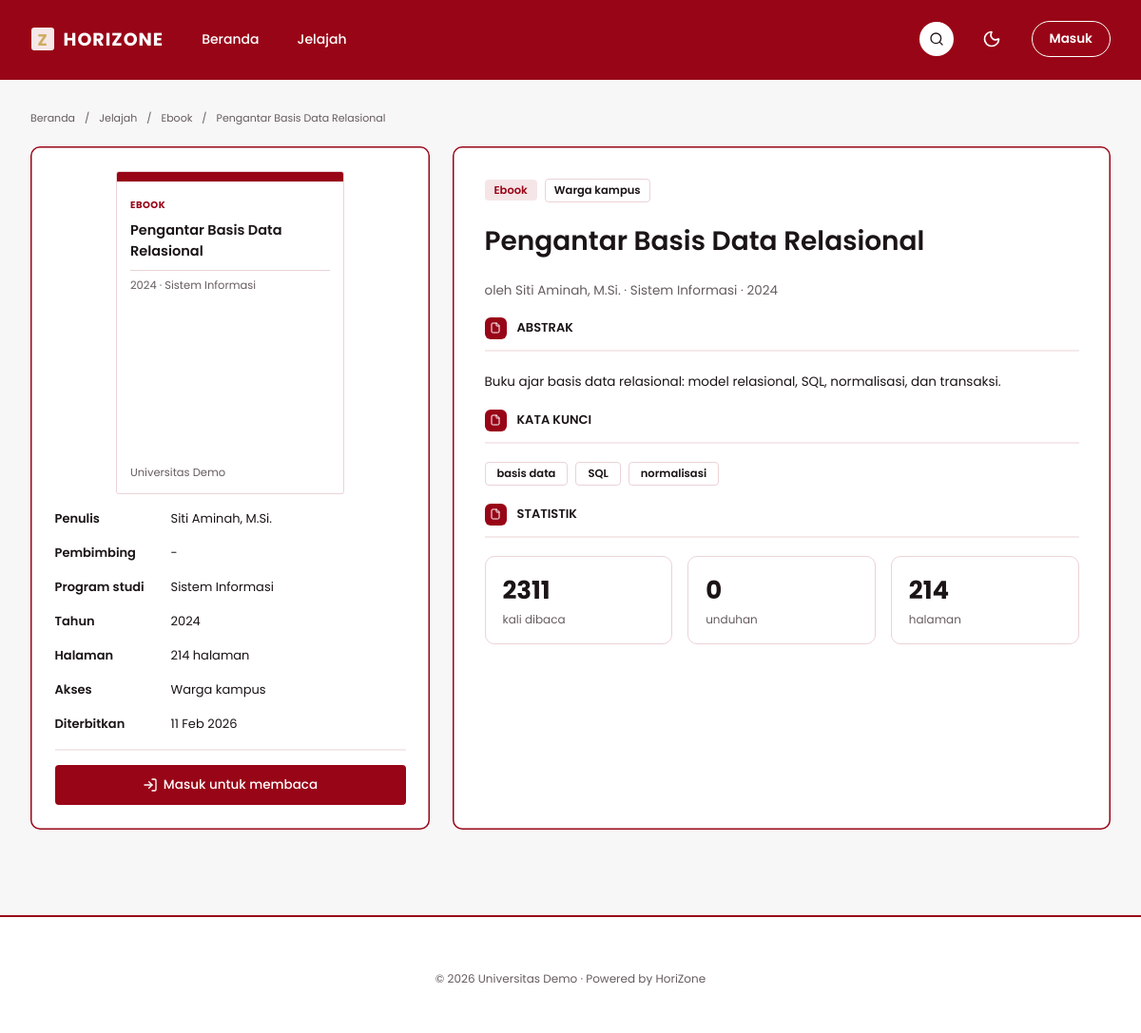
The page /dokumen.php?slug=d4 on the database its author committed.
### tables this page shows
CREATE TABLE dokumen (
  id INT UNSIGNED AUTO_INCREMENT PRIMARY KEY,
  slug VARCHAR(20) NOT NULL UNIQUE,              
  judul VARCHAR(255) NOT NULL,
  penulis VARCHAR(255) NOT NULL,                 
  jenis ENUM('skripsi','laporan_kp','jurnal','ebook','catatan') NOT NULL,
  prodi VARCHAR(100) NOT NULL,
  tahun SMALLINT NOT NULL,
  pembimbing VARCHAR(150) NULL,
  akses ENUM('publik-abstrak','warga-kampus','terbatas') NOT NULL DEFAULT 'publik-abstrak',
  bisa_unduh TINYINT(1) NOT NULL DEFAULT 0,
  dibaca INT UNSIGNED NOT NULL DEFAULT 0,
  unduhan INT UNSIGNED NOT NULL DEFAULT 0,
  halaman INT UNSIGNED NOT NULL DEFAULT 0,
  terbit_pada DATE NULL,
  kata_kunci VARCHAR(255) NULL,                  
  abstrak TEXT NULL,
  cover VARCHAR(255) NULL,                       
  file_pdf VARCHAR(255) NULL,                    
  status ENUM('terbit','menunggu','diturunkan') NOT NULL DEFAULT 'terbit',
  pengunggah_id INT UNSIGNED NULL,
  created_at TIMESTAMP NOT NULL DEFAULT CURRENT_TIMESTAMP,
  updated_at TIMESTAMP NOT NULL DEFAULT CURRENT_TIMESTAMP ON UPDATE CURRENT_TIMESTAMP,
  KEY idx_dokumen_jenis (jenis),
  KEY idx_dokumen_status (status),
  KEY idx_dokumen_created (created_at),
  CONSTRAINT fk_dokumen_pengunggah FOREIGN KEY (pengunggah_id) REFERENCES users(id) ON DELETE SET NULL
);

### config/config.php (called while the page is built, shortened)
<?php
spl_autoload_register(function ($class_name) {
    $file = ROOT_PATH . 'models/' . $class_name . '.php';
});
require_once ROOT_PATH . 'config/database.php';
function isLoggedIn() {
    static $hasil = null;
    if ($hasil !== null) {
        return $hasil;
    }
    if (!isset($_SESSION['user_id']) || !isset($_SESSION['user_role'])) {
        return $hasil = false;
    }
    return $hasil = true;
}
function e($teks) {
    return htmlspecialchars((string) $teks, ENT_QUOTES, 'UTF-8');
}
function formatTanggal($nilai, $mode = 'tanggal') {
    $t = strtotime($nilai);
    $tgl = date('j', $t) . ' ' . BULAN_SINGKAT[(int) date('n', $t)];
    $tgl .= ' ' . date('Y', $t);
    return $mode === 'waktu' ? $tgl . ', ' . date('H.i', $t) : $tgl;
}

### config/database.php (called while the page is built, shortened)
<?php
class Database {
    private $host = 'localhost';
    private $db_name = 'horizone_lite';
    private $username = 'root';
    private $password = '';
    public function getConnection() {
        $this->conn = null;
        try {
            $this->conn = new PDO(
                "mysql:host=" . $this->host . ";dbname=" . $this->db_name . ";charset=utf8mb4",
                $this->username,
                $this->password,
                array(
                    PDO::ATTR_ERRMODE => PDO::ERRMODE_EXCEPTION,
                    PDO::ATTR_DEFAULT_FETCH_MODE => PDO::FETCH_ASSOC
                )
            );
        } catch (PDOException $exception) {
            echo "Koneksi gagal: " . $exception->getMessage();
        }
        return $this->conn;
    }
}

### models/Dokumen.php (called while the page is built, shortened)
<?php
class Dokumen {
    private $conn;
    private $table_name = "dokumen";
    public function __construct($db) {
        $this->conn = $db;
    }
    private function ambil($where, $params) {
        $stmt = $this->conn->prepare("SELECT * FROM " . $this->table_name . " WHERE " . $where . " LIMIT 1");
        $stmt->execute($params);
        $row = $stmt->fetch(PDO::FETCH_ASSOC);
        if ($row) {
            return true;
        }
        return false;
    }
    public function readBySlug($slug) {
        return $this->ambil("slug = :slug", [':slug' => $slug]);
    }
}

### dokumen.php (the view, shortened to what this page needs)
<?php
require_once 'config/config.php';
function berkasPdf($path) {
    if (!is_string($path) || strpos($path, 'uploads/pdf/') !== 0) return null;
    $file = realpath(ROOT_PATH . $path);
    return $file;
}
$slug = is_string($_GET['slug'] ?? null) ? $_GET['slug'] : '';
$d = new Dokumen((new Database())->getConnection());
$ada = $slug !== '' && strlen($slug) <= 100 && $d->readBySlug($slug) && $d->status === 'terbit';
$berkas = $ada ? berkasPdf($d->file_pdf) : null;
    ?>
    <?php
$d->tambahDibaca();
$d->dibaca++;
$adaPdf = (bool) $berkas;
$urlBaca = BASE_URL . 'dokumen.php?slug=' . rawurlencode($d->slug) . '&baca=1';
$urlUnduh = BASE_URL . 'dokumen.php?slug=' . rawurlencode($d->slug) . '&unduh=1';
$jenisLabel = Dokumen::JENIS[$d->jenis] ?? $d->jenis;
$aksesLabel = Dokumen::AKSES[$d->akses] ?? $d->akses;
$halaman = $d->halaman > 0 ? (int) $d->halaman : '-';
$halamanTeks = $d->halaman > 0 ? $d->halaman . ' halaman' : '-';
$kata = array_values(array_filter(array_map('trim', explode(',', (string) $d->kata_kunci)), 'strlen'));
include ROOT_PATH . 'partials/head.php';
include ROOT_PATH . 'partials/site_header.php';
?>
<main id="isi" class="situs-main situs-main--max-lg-pb-calc-88px-env-safe-area-inset-bottom"><div class="situs-main__box--hidden-px-4-mx-auto"><nav aria-label="breadcrumb" data-slot="breadcrumb" class="breadcrumb breadcrumb--mb-px"><ol data-slot="breadcrumb-list" class="breadcrumb-list"><li data-slot="breadcrumb-item" class="breadcrumb-item"><a data-slot="breadcrumb-link" class="breadcrumb-link" href="<?= BASE_URL ?>index.php">Beranda</a></li><li data-slot="breadcrumb-separator" role="presentation" aria-hidden="true" class="breadcrumb-separator has-size">/</li><li data-slot="breadcrumb-item" class="breadcrumb-item"><a data-slot="breadcrumb-link" class="breadcrumb-link" href="<?= BASE_URL ?>jelajah.php">Jelajah</a></li><li data-slot="breadcrumb-separator" role="presentation" aria-hidden="true" class="breadcrumb-separator has-size">/</li><li data-slot="breadcrumb-item" class="breadcrumb-item"><a data-slot="breadcrumb-link" class="breadcrumb-link" href="<?= BASE_URL ?>jelajah.php?jenis=<?= e($d->jenis) ?>"><?= e($jenisLabel) ?></a></li><li data-slot="breadcrumb-separator" role="presentation" aria-hidden="true" class="breadcrumb-separator has-size">/</li><li data-slot="breadcrumb-item" class="breadcrumb-item"><span data-slot="breadcrumb-page" role="link" aria-disabled="true" aria-current="page" class="breadcrumb-page"><?= e($d->judul) ?></span></li></ol></nav><div class="situs-main__box--gap-6-flex-mt-23px"><div class="situs-main__box--rounded-xl-shrink-0-bg-card"><div class="situs-main__box--overflow-hidden-border-bg-card"><div class="situs-main__box--h-2-5-bg-primary-shrink-0"></div><div class="situs-main__box--min-h-0-px-3-5-flex-1"><span class="situs-main__text--text-hz-badge"><?= e($jenisLabel) ?></span><p class="situs-main__paragraph--line-clamp-4-text-hz-title-sm-mt-2"><?= e($d->judul) ?></p><hr class="situs-main__divider"><p class="situs-main__paragraph--text-hz-hint-text-muted-foreground-mt-7px"><?= e($d->tahun) ?> · <?= e($d->prodi) ?></p><p class="situs-main__paragraph--mt-auto-truncate-text-hz-hint">Universitas Demo</p></div></div><dl class="situs-main__definition-list--mt-2"><div class="situs-main__definition-list-box situs-main__definition-list-box--h-9"><dt class="situs-main__definition-list-term--shrink-0">Penulis</dt><dd class="situs-main__definition-list-detail--min-w-0"><?= e($d->penulis) ?></dd></div><div class="situs-main__definition-list-box situs-main__definition-list-box--h-9"><dt class="situs-main__definition-list-term--shrink-0">Pembimbing</dt><dd class="situs-main__definition-list-detail--min-w-0"><?= e($d->pembimbing ?: '-') ?></dd></div><div class="situs-main__definition-list-box situs-main__definition-list-box--h-9"><dt class="situs-main__definition-list-term--shrink-0">Program studi</dt><dd class="situs-main__definition-list-detail--min-w-0"><?= e($d->prodi) ?></dd></div><div class="situs-main__definition-list-box situs-main__definition-list-box--h-9"><dt class="situs-main__definition-list-term--shrink-0">Tahun</dt><dd class="situs-main__definition-list-detail--min-w-0"><?= e($d->tahun) ?></dd></div><div class="situs-main__definition-list-box situs-main__definition-list-box--h-9"><dt class="situs-main__definition-list-term--shrink-0">Halaman</dt><dd class="situs-main__definition-list-detail--min-w-0"><?= e($halamanTeks) ?></dd></div><div class="situs-main__definition-list-box situs-main__definition-list-box--h-9"><dt class="situs-main__definition-list-term--shrink-0">Akses</dt><dd class="situs-main__definition-list-detail--min-w-0"><?= e($aksesLabel) ?></dd></div><div class="situs-main__definition-list-box situs-main__definition-list-box--h-9"><dt class="situs-main__definition-list-term--shrink-0">Diterbitkan</dt><dd class="situs-main__definition-list-detail--min-w-0"><?= e(formatTanggal($d->terbit_pada)) ?></dd></div></dl><div aria-hidden="true" class="situs-main__box--mt-2-bg-border-50-h-0-5"></div><?php if ($login): ?><?php if ($adaPdf): ?><div class="situs-main__box--gap-2-flex-mt-15px"><a data-slot="button" data-variant="default" data-size="default" class="button button--flex-1-bg-primary-text-primary-foreground-px-5 group/button has-size" href="<?= e($urlBaca) ?>"><svg xmlns="http://www.w3.org/2000/svg" width="24" height="24" viewBox="0 0 24 24" fill="none" stroke="currentColor" stroke-width="2" stroke-linecap="round" stroke-linejoin="round" class="button__icon button__icon--size-4 has-size" aria-hidden="true"><path d="M12 5v16"></path><path d="M20.001 19A2 2 0 0022 17V5a2 2 0 00-1.999-2L16 3.002A5 5 0 0012 5a5 5 0 00-4-2H4a2 2 0 00-2 2v12a2 2 0 001.999 2H8a5 5 0 014 2 5 5 0 014-2z"></path></svg>Baca dokumen</a><?php if ((int) $d->bisa_unduh): ?><a data-slot="popover-trigger" data-variant="outline" data-size="default" class="popover-trigger popover-trigger--flex-1 group/button has-size" href="<?= e($urlUnduh) ?>"><svg xmlns="http://www.w3.org/2000/svg" width="24" height="24" viewBox="0 0 24 24" fill="none" stroke="currentColor" stroke-width="2" stroke-linecap="round" stroke-linejoin="round" class="popover-trigger__icon popover-trigger__icon--size-4 has-size" aria-hidden="true"><path d="M12 15V3"></path><path d="M21 15v4a2 2 0 0 1-2 2H5a2 2 0 0 1-2-2v-4"></path><path d="m7 10 5 5 5-5"></path></svg><span class="popover-trigger__text--max-lg-sr-only">Unduh PDF</span></a><?php endif; ?></div><?php endif; ?><?php else: ?><div class="situs-main__box--gap-2-flex-mt-15px"><a data-slot="button" data-variant="default" data-size="default" class="button button--flex-1-bg-primary-text-primary-foreground-px-5 group/button has-size" href="<?= BASE_URL ?>masuk.php">Masuk untuk membaca</a></div><?php endif; ?></div><div class="situs-main__box--rounded-xl-bg-card-flex-1"><div class="situs-main__box--items-center-gap-2-flex"><span data-slot="badge" data-variant="default" class="badge badge--bg-primary-soft-text-primary-border-transparent-a-hover-bg-accent group/badge has-size"><?= e($jenisLabel) ?></span><span data-slot="badge" data-variant="outline" class="badge badge--border-border-text-foreground-h-25px-px-9px group/badge has-size"><?= e($aksesLabel) ?></span></div><h1 class="situs-main__title--mt-5"><?= e($d->judul) ?></h1><p class="situs-main__paragraph--text-hz-body-text-muted-foreground-mt-21px">oleh <?= e($d->penulis) ?> · <?= e($d->prodi) ?> · <?= e($d->tahun) ?></p><div class="situs-main__box--mt-18px"><div class="situs-main__box--items-center-flex-gap-11px"><span class="situs-main__text--bg-primary has-size"></span><h2 class="situs-main__heading">Abstrak</h2></div><div aria-hidden="true" class="situs-main__box--bg-border-50-h-0-5-mt-11px"></div></div><p class="situs-main__paragraph--text-hz-message-mt-21px"><?= nl2br(e($d->abstrak)) ?></p><?php if ($kata): ?><div class="situs-main__box--mt-18px"><div class="situs-main__box--items-center-flex-gap-11px"><span class="situs-main__text--bg-primary has-size"></span><h2 class="situs-main__heading">Kata kunci</h2></div><div aria-hidden="true" class="situs-main__box--bg-border-50-h-0-5-mt-11px"></div></div><ul class="situs-main__list--flex-wrap"><?php foreach ($kata as $k): ?><li><span data-slot="badge" data-variant="outline" class="badge badge--px-3-border-border-text-foreground-h-25px group/badge has-size"><?= e($k) ?></span></li><?php endforeach; ?></ul><?php endif; ?><div class="situs-main__box--mt-19px"><div class="situs-main__box--items-center-flex-gap-11px"><span class="situs-main__text--bg-primary has-size"></span><h2 class="situs-main__heading">Statistik</h2></div><div aria-hidden="true" class="situs-main__box--bg-border-50-h-0-5-mt-11px"></div></div><div class="situs-main__box--grid-cols-3-grid-gap-4"><div class="situs-main__box--py-4-gap-0-5-relative"><span class="situs-main__text--text-hz-stat"><?= e($d->dibaca) ?></span><span class="situs-main__text--text-hz-xs">kali dibaca</span></div><div class="situs-main__box--py-4-gap-0-5-relative"><span class="situs-main__text--text-hz-stat"><?= e($d->unduhan) ?></span><span class="situs-main__text--text-hz-xs">unduhan</span></div><div class="situs-main__box--py-4-gap-0-5-relative"><span class="situs-main__text--text-hz-stat"><?= e($halaman) ?></span><span class="situs-main__text--text-hz-xs">halaman</span></div></div></div></div></div></main>
<?php include ROOT_PATH . 'partials/site_footer.php'; ?>

### rows shown on the page
dokumen: jenis "Ebook", judul "Pengantar Basis Data Relasional", jenis "EBOOK", tahun "2024", prodi "Sistem Informasi", penulis "Siti Aminah, M.Si.", pembimbing "-", halaman "214 halaman", akses "Warga kampus", terbit_pada "11 Feb 2026", abstrak "Buku ajar basis data relasional: model relasional, SQL, normalisasi, dan transaksi.", kata_kunci "basis data", kata_kunci "SQL", kata_kunci "normalisasi", unduhan "0", halaman "214"

### other values the page prints
$d->dibaca "2311"
